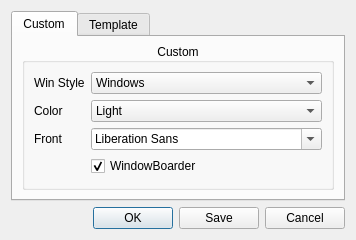
<?xml version="1.0" encoding="UTF-8"?>
<ui version="4.0">
 <class>AppearanceDialog</class>
 <widget class="QDialog" name="AppearanceDialog">
  <property name="geometry">
   <rect>
    <x>0</x>
    <y>0</y>
    <width>255</width>
    <height>175</height>
   </rect>
  </property>
  <property name="windowTitle">
   <string>Dialog</string>
  </property>
  <layout class="QVBoxLayout" name="verticalLayout_3">
   <item>
    <layout class="QFormLayout" name="formLayout">
     <property name="sizeConstraint">
      <enum>QLayout::SetFixedSize</enum>
     </property>
     <item row="0" column="0" colspan="2">
      <widget class="QTabWidget" name="tabWidget">
       <property name="currentIndex">
        <number>0</number>
       </property>
       <widget class="QWidget" name="tabTheme">
        <attribute name="title">
         <string>Custom</string>
        </attribute>
        <layout class="QVBoxLayout" name="verticalLayout" stretch="4">
         <property name="spacing">
          <number>2</number>
         </property>
         <property name="topMargin">
          <number>6</number>
         </property>
         <item>
          <widget class="QGroupBox" name="groupBox">
           <property name="title">
            <string>Custom</string>
           </property>
           <property name="alignment">
            <set>Qt::AlignCenter</set>
           </property>
           <layout class="QGridLayout" name="gridLayout_3">
            <item row="0" column="1">
             <widget class="QComboBox" name="comboBox">
              <item>
               <property name="text">
                <string>Windows</string>
               </property>
              </item>
              <item>
               <property name="text">
                <string>Vista</string>
               </property>
              </item>
              <item>
               <property name="text">
                <string>Fusion</string>
               </property>
              </item>
             </widget>
            </item>
            <item row="2" column="1">
             <widget class="QFontComboBox" name="fontComboBox"/>
            </item>
            <item row="2" column="0">
             <widget class="QLabel" name="label_3">
              <property name="text">
               <string>Front</string>
              </property>
             </widget>
            </item>
            <item row="1" column="0">
             <widget class="QLabel" name="label_2">
              <property name="text">
               <string>Color</string>
              </property>
             </widget>
            </item>
            <item row="3" column="1">
             <widget class="QCheckBox" name="checkBox">
              <property name="text">
               <string>WindowBoarder</string>
              </property>
              <property name="checked">
               <bool>true</bool>
              </property>
             </widget>
            </item>
            <item row="0" column="0">
             <widget class="QLabel" name="label">
              <property name="text">
               <string>Win Style</string>
              </property>
             </widget>
            </item>
            <item row="1" column="1">
             <widget class="QComboBox" name="comboBox_2">
              <item>
               <property name="text">
                <string>Light</string>
               </property>
              </item>
              <item>
               <property name="text">
                <string>Dark</string>
               </property>
              </item>
              <item>
               <property name="text">
                <string>Twilight</string>
               </property>
              </item>
             </widget>
            </item>
           </layout>
          </widget>
         </item>
        </layout>
       </widget>
       <widget class="QWidget" name="tabDataFormat">
        <attribute name="title">
         <string>Template</string>
        </attribute>
        <layout class="QVBoxLayout" name="verticalLayout_2">
         <item>
          <widget class="QGroupBox" name="groupBox_2">
           <property name="title">
            <string>Template</string>
           </property>
           <property name="alignment">
            <set>Qt::AlignCenter</set>
           </property>
           <layout class="QHBoxLayout" name="horizontalLayout">
            <item>
             <widget class="QPushButton" name="pushButton_3">
              <property name="text">
               <string>PushButton</string>
              </property>
             </widget>
            </item>
            <item>
             <widget class="QPushButton" name="pushButton_2">
              <property name="text">
               <string>PushButton</string>
              </property>
             </widget>
            </item>
            <item>
             <widget class="QPushButton" name="pushButton">
              <property name="text">
               <string>PushButton</string>
              </property>
             </widget>
            </item>
           </layout>
          </widget>
         </item>
        </layout>
       </widget>
      </widget>
     </item>
    </layout>
   </item>
   <item>
    <widget class="QDialogButtonBox" name="buttonBox">
     <property name="orientation">
      <enum>Qt::Horizontal</enum>
     </property>
     <property name="standardButtons">
      <set>QDialogButtonBox::Cancel|QDialogButtonBox::Ok|QDialogButtonBox::Save</set>
     </property>
    </widget>
   </item>
  </layout>
 </widget>
 <resources/>
 <connections/>
</ui>
